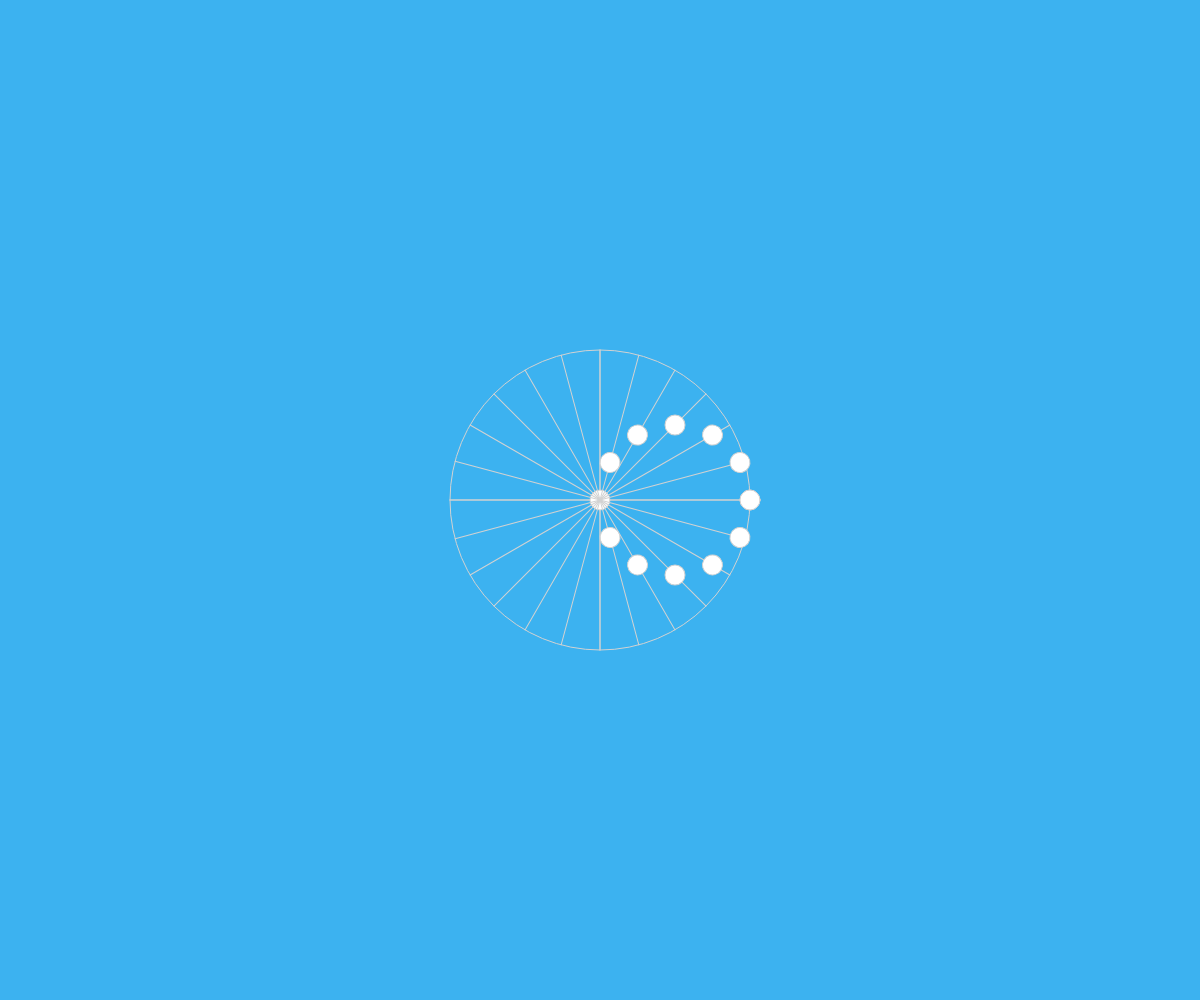
Frame 1 (no input)
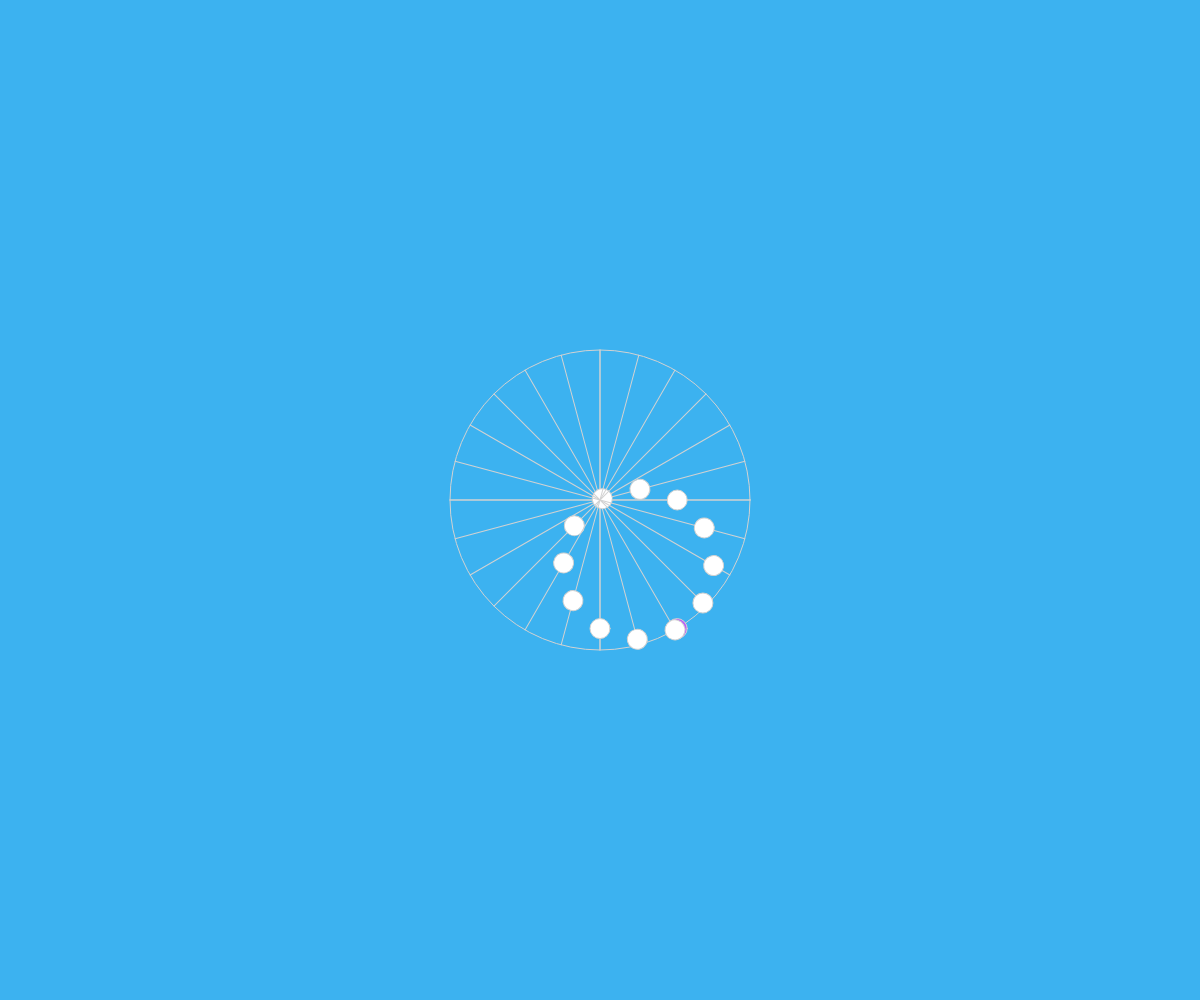
Frame 60 (no input)
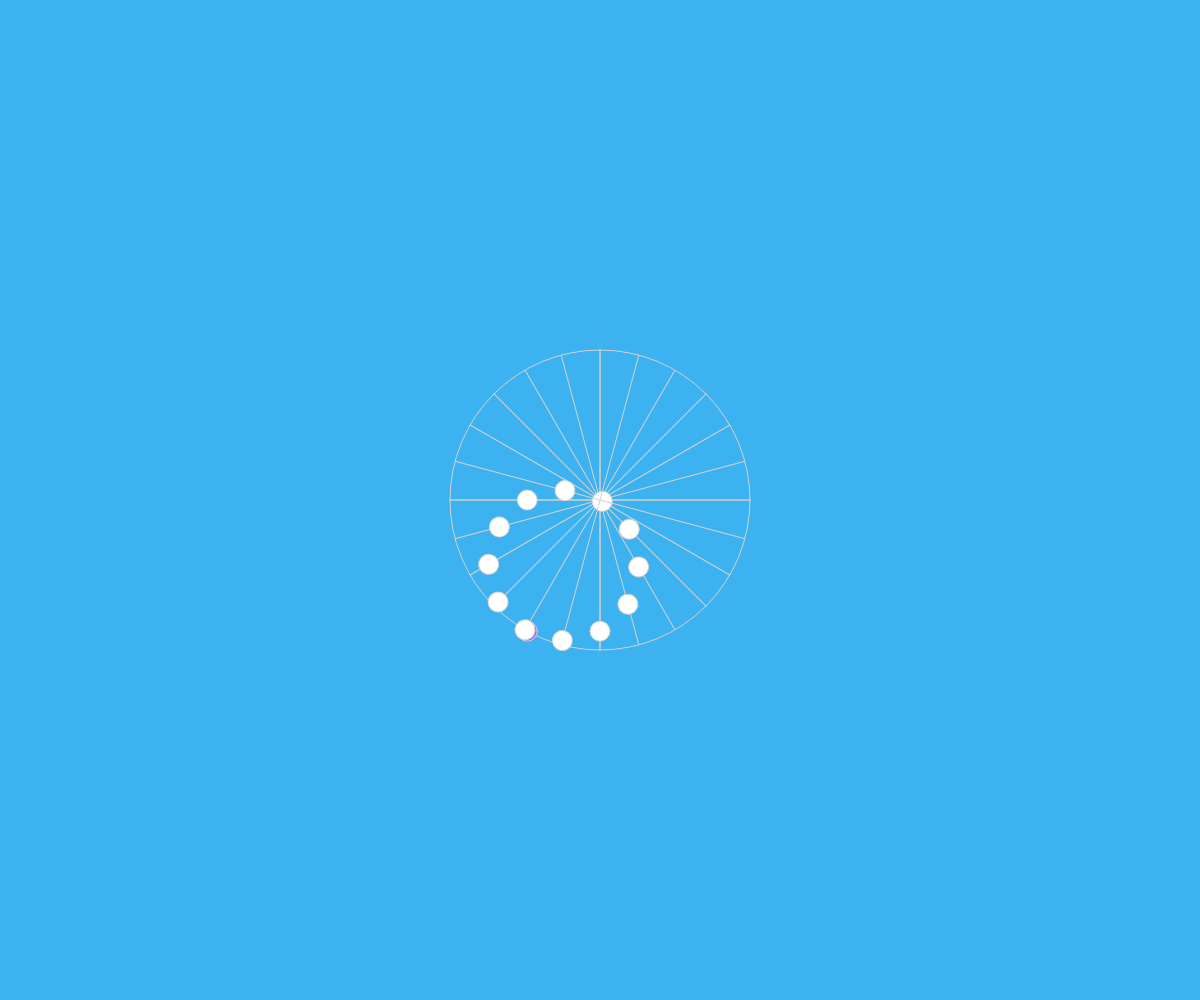
Frame 120 (the mouse pressed at the canvas centre since frame 60)

The p5.js sketch that drew these frames (run headless with seeded random() and noise() and a simulated clock; from frame 60 on, the mouse is pressed at the canvas centre):

// p5.js sketch
// ── sketch.js
let x; let y; let angle = 0;
let r = 150;
let shiftingAngle = [];
let numAxis = 6;
let x2 = [];
let y2 = [];

function setup() {
  createCanvas(windowWidth, windowHeight);
  angleMode(DEGREES);
  for (let i = 0; i < numAxis; i++) {
    shiftingAngle[i] = i * 90 / numAxis;
  }
}

function draw() {
  background(60, 178, 240);
  stroke(210);
  x = r * cos(angle);
  y = r * sin(angle);
  
  translate(width/2, height/2);
  noFill();
  ellipse(0, 0, r*2, r*2);
  fill(186, 94, 247);
  ellipse(x, y, 20, 20);

  line(-r, 0, r, 0);
  line(0, -r, 0, r);
  
  for(let i = 0; i < numAxis; i++) {
    x2[i] = r * cos(angle + shiftingAngle[i]);
    y2[i] = r * sin(angle + shiftingAngle[i]);
    
    push();
    rotate(-shiftingAngle[i]);
    line(-r, 0, r, 0);
    line(0, -r, 0, r);
    fill(255);
    ellipse(x2[i], 0, 20, 20);
    ellipse(0, y2[i], 20, 20);
    pop();
  }
  
  angle += 1;
}
